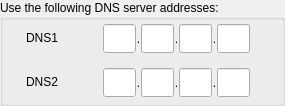
        <widget class="QGroupBox" name="groupBoxDNS">
         <property name="enabled">
          <bool>true</bool>
         </property>
         <property name="geometry">
          <rect>
           <x>268</x>
           <y>24</y>
           <width>285</width>
           <height>106</height>
          </rect>
         </property>
         <property name="font">
          <font>
           <pointsize>9</pointsize>
          </font>
         </property>
         <property name="title">
          <string>Use the following DNS server addresses:</string>
         </property>
         <widget class="QWidget" name="layoutWidget">
          <property name="geometry">
           <rect>
            <x>26</x>
            <y>24</y>
            <width>224</width>
            <height>73</height>
           </rect>
          </property>
          <layout class="QVBoxLayout" name="dnsLayout">
           <property name="spacing">
            <number>15</number>
           </property>
           <item>
            <layout class="QHBoxLayout" name="dns1Layout">
             <item>
              <widget class="QLabel" name="dns1">
               <property name="sizePolicy">
                <sizepolicy hsizetype="Expanding" vsizetype="Preferred">
                 <horstretch>0</horstretch>
                 <verstretch>0</verstretch>
                </sizepolicy>
               </property>
               <property name="maximumSize">
                <size>
                 <width>40</width>
                 <height>24</height>
                </size>
               </property>
               <property name="font">
                <font>
                 <pointsize>9</pointsize>
                </font>
               </property>
               <property name="text">
                <string>DNS1</string>
               </property>
               <property name="alignment">
                <set>Qt::AlignLeading|Qt::AlignLeft|Qt::AlignVCenter</set>
               </property>
              </widget>
             </item>
             <item>
              <layout class="QHBoxLayout" name="DNS1_2">
               <property name="spacing">
                <number>0</number>
               </property>
               <item>
                <spacer name="horizontalSpacer_10">
                 <property name="orientation">
                  <enum>Qt::Horizontal</enum>
                 </property>
                 <property name="sizeHint" stdset="0">
                  <size>
                   <width>40</width>
                   <height>20</height>
                  </size>
                 </property>
                </spacer>
               </item>
               <item>
                <widget class="QLineEdit" name="leDNS1_0">
                 <property name="sizePolicy">
                  <sizepolicy hsizetype="Expanding" vsizetype="Expanding">
                   <horstretch>0</horstretch>
                   <verstretch>0</verstretch>
                  </sizepolicy>
                 </property>
                 <property name="minimumSize">
                  <size>
                   <width>33</width>
                   <height>0</height>
                  </size>
                 </property>
                 <property name="maximumSize">
                  <size>
                   <width>33</width>
                   <height>16777215</height>
                  </size>
                 </property>
                 <property name="font">
                  <font>
                   <pointsize>9</pointsize>
                  </font>
                 </property>
                 <property name="autoFillBackground">
                  <bool>true</bool>
                 </property>
                 <property name="inputMask">
                  <string/>
                 </property>
                 <property name="text">
                  <string/>
                 </property>
                 <property name="maxLength">
                  <number>3</number>
                 </property>
                 <property name="alignment">
                  <set>Qt::AlignCenter</set>
                 </property>
                </widget>
               </item>
               <item>
                <widget class="QLabel" name="dns1point1">
                 <property name="sizePolicy">
                  <sizepolicy hsizetype="Preferred" vsizetype="Expanding">
                   <horstretch>0</horstretch>
                   <verstretch>0</verstretch>
                  </sizepolicy>
                 </property>
                 <property name="minimumSize">
                  <size>
                   <width>5</width>
                   <height>0</height>
                  </size>
                 </property>
                 <property name="maximumSize">
                  <size>
                   <width>5</width>
                   <height>16777215</height>
                  </size>
                 </property>
                 <property name="font">
                  <font>
                   <pointsize>9</pointsize>
                  </font>
                 </property>
                 <property name="autoFillBackground">
                  <bool>true</bool>
                 </property>
                 <property name="frameShape">
                  <enum>QFrame::NoFrame</enum>
                 </property>
                 <property name="text">
                  <string>.</string>
                 </property>
                 <property name="alignment">
                  <set>Qt::AlignCenter</set>
                 </property>
                 <property name="indent">
                  <number>0</number>
                 </property>
                </widget>
               </item>
               <item>
                <widget class="QLineEdit" name="leDNS1_1">
                 <property name="sizePolicy">
                  <sizepolicy hsizetype="Expanding" vsizetype="Expanding">
                   <horstretch>0</horstretch>
                   <verstretch>0</verstretch>
                  </sizepolicy>
                 </property>
                 <property name="minimumSize">
                  <size>
                   <width>33</width>
                   <height>0</height>
                  </size>
                 </property>
                 <property name="maximumSize">
                  <size>
                   <width>33</width>
                   <height>16777215</height>
                  </size>
                 </property>
                 <property name="font">
                  <font>
                   <pointsize>9</pointsize>
                  </font>
                 </property>
                 <property name="inputMask">
                  <string/>
                 </property>
                 <property name="text">
                  <string/>
                 </property>
                 <property name="alignment">
                  <set>Qt::AlignCenter</set>
                 </property>
                </widget>
               </item>
               <item>
                <widget class="QLabel" name="dns1point2">
                 <property name="sizePolicy">
                  <sizepolicy hsizetype="Preferred" vsizetype="Expanding">
                   <horstretch>0</horstretch>
                   <verstretch>0</verstretch>
                  </sizepolicy>
                 </property>
                 <property name="minimumSize">
                  <size>
                   <width>5</width>
                   <height>0</height>
                  </size>
                 </property>
                 <property name="maximumSize">
                  <size>
                   <width>5</width>
                   <height>16777215</height>
                  </size>
                 </property>
                 <property name="font">
                  <font>
                   <pointsize>9</pointsize>
                  </font>
                 </property>
                 <property name="autoFillBackground">
                  <bool>true</bool>
                 </property>
                 <property name="text">
                  <string>.</string>
                 </property>
                 <property name="alignment">
                  <set>Qt::AlignCenter</set>
                 </property>
                 <property name="indent">
                  <number>0</number>
                 </property>
                </widget>
               </item>
               <item>
                <widget class="QLineEdit" name="leDNS1_2">
                 <property name="sizePolicy">
                  <sizepolicy hsizetype="Expanding" vsizetype="Expanding">
                   <horstretch>0</horstretch>
                   <verstretch>0</verstretch>
                  </sizepolicy>
                 </property>
                 <property name="minimumSize">
                  <size>
                   <width>33</width>
                   <height>0</height>
                  </size>
                 </property>
                 <property name="maximumSize">
                  <size>
                   <width>33</width>
                   <height>16777215</height>
                  </size>
                 </property>
                 <property name="font">
                  <font>
                   <pointsize>9</pointsize>
                  </font>
                 </property>
                 <property name="inputMask">
                  <string/>
                 </property>
                 <property name="text">
                  <string/>
                 </property>
                 <property name="alignment">
                  <set>Qt::AlignCenter</set>
                 </property>
                </widget>
               </item>
               <item>
                <widget class="QLabel" name="dns1point3">
                 <property name="sizePolicy">
                  <sizepolicy hsizetype="Preferred" vsizetype="Expanding">
                   <horstretch>0</horstretch>
                   <verstretch>0</verstretch>
                  </sizepolicy>
                 </property>
                 <property name="minimumSize">
                  <size>
                   <width>5</width>
                   <height>0</height>
                  </size>
                 </property>
                 <property name="maximumSize">
                  <size>
                   <width>5</width>
                   <height>16777215</height>
                  </size>
                 </property>
                 <property name="font">
                  <font>
                   <pointsize>9</pointsize>
                  </font>
                 </property>
                 <property name="autoFillBackground">
                  <bool>true</bool>
                 </property>
                 <property name="text">
                  <string>.</string>
                 </property>
                 <property name="alignment">
                  <set>Qt::AlignCenter</set>
                 </property>
                 <property name="indent">
                  <number>0</number>
                 </property>
                </widget>
               </item>
               <item>
                <widget class="QLineEdit" name="leDNS1_3">
                 <property name="sizePolicy">
                  <sizepolicy hsizetype="Expanding" vsizetype="Expanding">
                   <horstretch>0</horstretch>
                   <verstretch>0</verstretch>
                  </sizepolicy>
                 </property>
                 <property name="minimumSize">
                  <size>
                   <width>33</width>
                   <height>0</height>
                  </size>
                 </property>
                 <property name="maximumSize">
                  <size>
                   <width>33</width>
                   <height>16777215</height>
                  </size>
                 </property>
                 <property name="font">
                  <font>
                   <pointsize>9</pointsize>
                  </font>
                 </property>
                 <property name="inputMask">
                  <string/>
                 </property>
                 <property name="text">
                  <string/>
                 </property>
                 <property name="alignment">
                  <set>Qt::AlignCenter</set>
                 </property>
                </widget>
               </item>
              </layout>
             </item>
            </layout>
           </item>
           <item>
            <layout class="QHBoxLayout" name="dns2Layout">
             <item>
              <widget class="QLabel" name="dns2">
               <property name="sizePolicy">
                <sizepolicy hsizetype="Expanding" vsizetype="Preferred">
                 <horstretch>0</horstretch>
                 <verstretch>0</verstretch>
                </sizepolicy>
               </property>
               <property name="maximumSize">
                <size>
                 <width>40</width>
                 <height>24</height>
                </size>
               </property>
               <property name="font">
                <font>
                 <pointsize>9</pointsize>
                </font>
               </property>
               <property name="text">
                <string>DNS2</string>
               </property>
               <property name="alignment">
                <set>Qt::AlignLeading|Qt::AlignLeft|Qt::AlignVCenter</set>
               </property>
              </widget>
             </item>
             <item>
              <spacer name="horizontalSpacer_11">
               <property name="orientation">
                <enum>Qt::Horizontal</enum>
               </property>
               <property name="sizeHint" stdset="0">
                <size>
                 <width>40</width>
                 <height>20</height>
                </size>
               </property>
              </spacer>
             </item>
             <item>
              <layout class="QHBoxLayout" name="DNS1_3">
               <property name="spacing">
                <number>0</number>
               </property>
               <item>
                <widget class="QLineEdit" name="leDNS2_0">
                 <property name="sizePolicy">
                  <sizepolicy hsizetype="Expanding" vsizetype="Expanding">
                   <horstretch>0</horstretch>
                   <verstretch>0</verstretch>
                  </sizepolicy>
                 </property>
                 <property name="minimumSize">
                  <size>
                   <width>33</width>
                   <height>0</height>
                  </size>
                 </property>
                 <property name="maximumSize">
                  <size>
                   <width>33</width>
                   <height>16777215</height>
                  </size>
                 </property>
                 <property name="font">
                  <font>
                   <pointsize>9</pointsize>
                  </font>
                 </property>
                 <property name="autoFillBackground">
                  <bool>true</bool>
                 </property>
                 <property name="inputMask">
                  <string/>
                 </property>
                 <property name="text">
                  <string/>
                 </property>
                 <property name="maxLength">
                  <number>3</number>
                 </property>
                 <property name="alignment">
                  <set>Qt::AlignCenter</set>
                 </property>
                </widget>
               </item>
               <item>
                <widget class="QLabel" name="dns2point1">
                 <property name="sizePolicy">
                  <sizepolicy hsizetype="Preferred" vsizetype="Expanding">
                   <horstretch>0</horstretch>
                   <verstretch>0</verstretch>
                  </sizepolicy>
                 </property>
                 <property name="minimumSize">
                  <size>
                   <width>5</width>
                   <height>0</height>
                  </size>
                 </property>
                 <property name="maximumSize">
                  <size>
                   <width>5</width>
                   <height>16777215</height>
                  </size>
                 </property>
                 <property name="font">
                  <font>
                   <pointsize>9</pointsize>
                  </font>
                 </property>
                 <property name="autoFillBackground">
                  <bool>true</bool>
                 </property>
                 <property name="frameShape">
                  <enum>QFrame::NoFrame</enum>
                 </property>
                 <property name="text">
                  <string>.</string>
                 </property>
                 <property name="alignment">
                  <set>Qt::AlignCenter</set>
                 </property>
                 <property name="indent">
                  <number>0</number>
                 </property>
                </widget>
               </item>
               <item>
                <widget class="QLineEdit" name="leDNS2_1">
                 <property name="sizePolicy">
                  <sizepolicy hsizetype="Expanding" vsizetype="Expanding">
                   <horstretch>0</horstretch>
                   <verstretch>0</verstretch>
                  </sizepolicy>
                 </property>
                 <property name="minimumSize">
                  <size>
                   <width>33</width>
                   <height>0</height>
                  </size>
                 </property>
                 <property name="maximumSize">
                  <size>
                   <width>33</width>
                   <height>16777215</height>
                  </size>
                 </property>
                 <property name="font">
                  <font>
                   <pointsize>9</pointsize>
                  </font>
                 </property>
                 <property name="inputMask">
                  <string/>
                 </property>
                 <property name="text">
                  <string/>
                 </property>
                 <property name="alignment">
                  <set>Qt::AlignCenter</set>
                 </property>
                </widget>
               </item>
               <item>
                <widget class="QLabel" name="dns2point2">
                 <property name="sizePolicy">
                  <sizepolicy hsizetype="Preferred" vsizetype="Expanding">
                   <horstretch>0</horstretch>
                   <verstretch>0</verstretch>
                  </sizepolicy>
                 </property>
                 <property name="minimumSize">
                  <size>
                   <width>5</width>
                   <height>0</height>
                  </size>
                 </property>
                 <property name="maximumSize">
                  <size>
                   <width>5</width>
                   <height>16777215</height>
                  </size>
                 </property>
                 <property name="font">
                  <font>
                   <pointsize>9</pointsize>
                  </font>
                 </property>
                 <property name="autoFillBackground">
                  <bool>true</bool>
                 </property>
                 <property name="text">
                  <string>.</string>
                 </property>
                 <property name="alignment">
                  <set>Qt::AlignCenter</set>
                 </property>
                 <property name="indent">
                  <number>0</number>
                 </property>
                </widget>
               </item>
               <item>
                <widget class="QLineEdit" name="leDNS2_2">
                 <property name="sizePolicy">
                  <sizepolicy hsizetype="Expanding" vsizetype="Expanding">
                   <horstretch>0</horstretch>
                   <verstretch>0</verstretch>
                  </sizepolicy>
                 </property>
                 <property name="minimumSize">
                  <size>
                   <width>33</width>
                   <height>0</height>
                  </size>
                 </property>
                 <property name="maximumSize">
                  <size>
                   <width>33</width>
                   <height>16777215</height>
                  </size>
                 </property>
                 <property name="font">
                  <font>
                   <pointsize>9</pointsize>
                  </font>
                 </property>
                 <property name="inputMask">
                  <string/>
                 </property>
                 <property name="text">
                  <string/>
                 </property>
                 <property name="alignment">
                  <set>Qt::AlignCenter</set>
                 </property>
                </widget>
               </item>
               <item>
                <widget class="QLabel" name="dns2point3">
                 <property name="sizePolicy">
                  <sizepolicy hsizetype="Preferred" vsizetype="Expanding">
                   <horstretch>0</horstretch>
                   <verstretch>0</verstretch>
                  </sizepolicy>
                 </property>
                 <property name="minimumSize">
                  <size>
                   <width>5</width>
                   <height>0</height>
                  </size>
                 </property>
                 <property name="maximumSize">
                  <size>
                   <width>5</width>
                   <height>16777215</height>
                  </size>
                 </property>
                 <property name="font">
                  <font>
                   <pointsize>9</pointsize>
                  </font>
                 </property>
                 <property name="autoFillBackground">
                  <bool>true</bool>
                 </property>
                 <property name="text">
                  <string>.</string>
                 </property>
                 <property name="alignment">
                  <set>Qt::AlignCenter</set>
                 </property>
                 <property name="indent">
                  <number>0</number>
                 </property>
                </widget>
               </item>
               <item>
                <widget class="QLineEdit" name="leDNS2_3">
                 <property name="sizePolicy">
                  <sizepolicy hsizetype="Expanding" vsizetype="Expanding">
                   <horstretch>0</horstretch>
                   <verstretch>0</verstretch>
                  </sizepolicy>
                 </property>
                 <property name="minimumSize">
                  <size>
                   <width>33</width>
                   <height>0</height>
                  </size>
                 </property>
                 <property name="maximumSize">
                  <size>
                   <width>33</width>
                   <height>16777215</height>
                  </size>
                 </property>
                 <property name="font">
                  <font>
                   <pointsize>9</pointsize>
                  </font>
                 </property>
                 <property name="inputMask">
                  <string/>
                 </property>
                 <property name="text">
                  <string/>
                 </property>
                 <property name="alignment">
                  <set>Qt::AlignCenter</set>
                 </property>
                </widget>
               </item>
              </layout>
             </item>
            </layout>
           </item>
          </layout>
         </widget>
        </widget>
